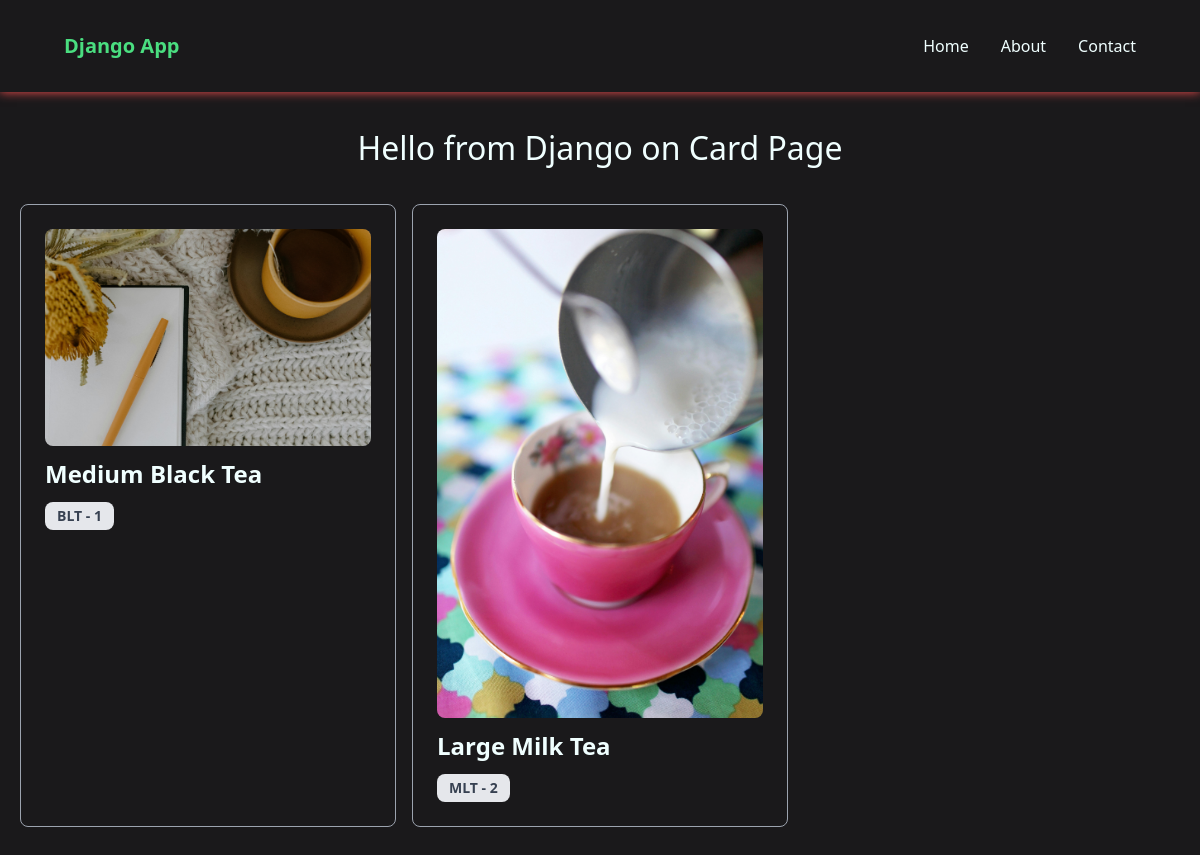
/app/v1/cards/, run on the app's committed database.
### my_app/models.py (models this page shows, shortened)
class ChaiVariety(models.Model):
    CHAI_TYPE_CHOICES = [
        ('BLT', 'Black Tea'),
        ('MLT', 'Milk Tea'),
        ('GLT', 'Green Tea'),
        ('GNT', 'Ginger Tea'),
        ('MNT', 'Mint Tea'),
    ]
    name = models.CharField(max_length=100)
    image = models.ImageField(upload_to='uploads/')
    date_added = models.DateTimeField(default=timezone.now)
    type = models.CharField(max_length=3, choices=CHAI_TYPE_CHOICES, default='BLT')

### my_app/views.py (the view)
# urls.py: path('cards/', views.cards, name='cards'),
def cards(request):
    all_chais = ChaiVariety.objects.all()   # Output: It gonna be a List of ChaiVariety Objects
    return render(request, 'website/cards.html', {'all_chais': all_chais})    # NOTE - here we send the list of ChaiVariety Objects with the help of jinja2

### my_app/templates/website/cards.html (shortened to what this page needs)
{% extends "layout.html" %}
{% load static %}
{% block content %}
    <main>
        <div>
            <h1>
                Hello from Django on Card Page
            </h1>
        </div>
        <div
        class="grid grid-cols-3 gap-4 px-5 pb-[2rem]"
        >
            {% for items in all_chais %}
            <div
                class="cards_of_chais border border-gray-400 rounded-lg p-6 space-y-3"
            >
                <img
                    src="{{ items.image.url}}"
                    alt="{{ items.name}}"
                    class="rounded-lg"
                >
                <h2
                    class="text-2xl font-semibold mt-2"
                >
                    {{ items.name }}
                </h2>
                <div>
                    <a
                        href="#"
                        class="inline-block bg-gray-200 rounded-lg px-3 py-1 text-sm font-semibold text-gray-700"
                    >
                        {{items.type}} - {{items.id}}
                    </a>
                </div>
            </div>
            {% endfor %}
        </div>
    </main>
{% endblock  %}

### static/style.css (style rules this page uses)
* { margin: 0; padding: 0; box-sizing: border-box; }
html, body { height: 100dvh; width: 100%; background-color: rgb(26, 25, 27); color: azure; }
main { min-height: 25dvh; width: 100%; }
main>div { padding-top: 2rem; }
main>div>h1 { font-size: 2rem; text-align: center; }

### data on the page
ChaiVariety: image (picture), name "Medium Black Tea", type "BLT", id "1"
ChaiVariety: image (picture), name "Large Milk Tea", type "MLT", id "2"
